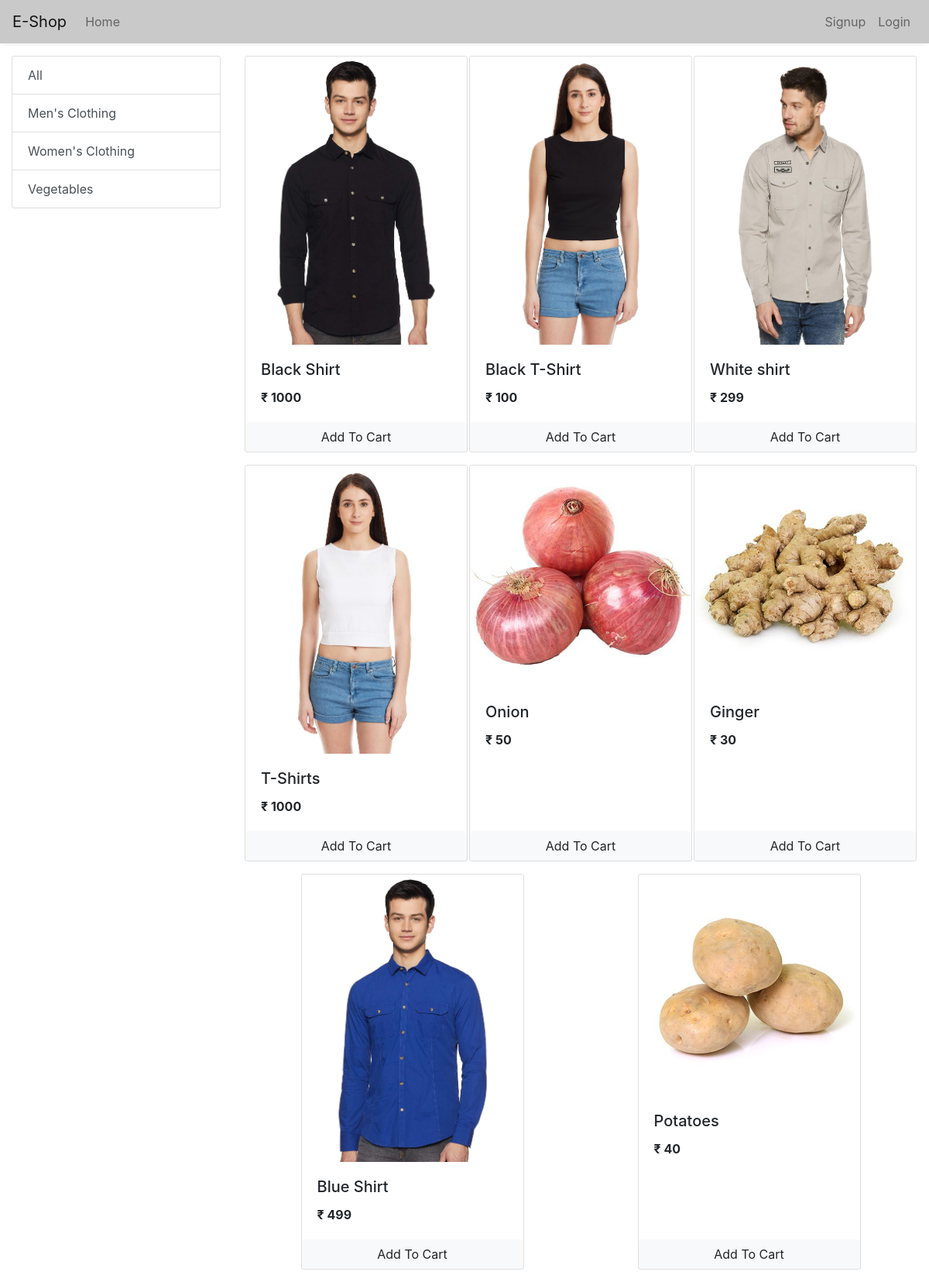
The page / on the database its author committed.
### store/models/category.py (models this page shows, shortened)
class Categories(models.Model):
    name = models.CharField(max_length=50)
    @staticmethod
    def get_all_category():
        return Categories.objects.all()

### store/models/product.py (models this page shows, shortened)
class Product(models.Model):
    name = models.CharField(max_length=50)
    price = models.IntegerField(default=0)
    category = models.ForeignKey(Categories, on_delete=models.CASCADE, default=1)
    desciption = models.CharField(max_length=200, default="", null=True, blank=True)
    image = models.ImageField(upload_to="upload/products/")
    @staticmethod
    def get_all_product():
        return Product.objects.all()

### store/views/home.py (the view, shortened to what this page needs)
# urls.py: 2. Add a URL to urlpatterns:  path('', views.home, name='home')
class home(View):
    def get(self, request):
        cart = request.session.get("cart")
        if not cart:
            request.session["cart"] = {}
        product = None
        category = Categories.get_all_category()
        categotyID = request.GET.get("category")
        if categotyID:
            product = Product.get_all_product_by_category_id(categotyID)
        else:
            product = Product.get_all_product()
        data = {}
        data["products"] = product
        data["category"] = category
        data["cart"] = request.session.get("cart")
        return render(request, "home.html", data)

### store/templatetags/cart.py (called while the page is built)
@register.filter(name='is_in_cart')
def is_in_cart(product,cart):
    keys = cart.keys()
    for id in keys:
        if id.isdigit():
            if int(id) == product.id:
                return True
    return False

### store/templatetags/custom_filter.py (called while the page is built)
@register.filter(name='currency')
def currency(number):
    return "₹ "+str(number)

### store/templates/home.html (shortened to what this page needs)
{%extends 'index.html'%}
{%block body%}
{% load cart %}
{%load custom_filter%}
<div class="container-fluid mt-3">
  <div class="row">
    <div class="col-lg-3 mx-auto">
      <div class="list-group">
        <a href="/" class="list-group-item list-group-item-action">All</a>
        {%for category in category%}
        <a href="/?category={{category.id}}" class="list-group-item list-group-item-action">{{category.name}}</a>
        {% endfor%}
      </div>
    </div>
    <div id='products' class="col-lg-9 mx-auto">
      <div class="row mx-auto">
        {%for product in products%}
        <div class="card mx-auto mb-3" id={{product.id}} style="width: 18rem;">
          <img class="card-img-top" src="{{product.image.url}}" alt="Card image cap">
          <div class="card-body">
            <h5 class="card-title">{{product.name}}</h5>
            <b class="card-text ">{{product.price|currency}}</b>
          </div>
          <div class="cart-footer p-0 ">
            {% if product|is_in_cart:request.session.cart %}
            <div class="row  no-gutters m-0">
              <form action="/#{{product.id}}" method="POST" class="col-2">
                {%csrf_token%}
                <input hidden="text" name="product" value="{{product.id}}">
                <input hidden="text" name="remove" value="True">
                <input type="submit" value=" - " class=" btn btn-block btn-light border-right ">
              </form>
              <div class="text-center col"> {{product|cart_quantity:request.session.cart}} in Cart</div>
              <form action="/#{{product.id}}" method="POST" class="col-2 ">
                {%csrf_token%}
                <input hidden="text" name="product" value="{{product.id}}">
                <input type="submit" value=" + " class="btn btn-block btn-light border-left ">
              </form>
            </div>
            {% else %}
            <form action="/#{{product.id}}" method="POST" class=" btn-block ">
              <input type="submit" class="float-right btn btn-light form-control" value="Add To Cart">
            </form>
            {% endif %}
          </div>
        </div>
        {% endfor%}
      </div>
    </div>
  </div>
</div>
{%endblock body%}

### rows shown on the page
Categories: name "Men's Clothing"
Categories: name "Women's Clothing"
Categories: name "Vegetables"
Product: {{ product.id }} 1 (drawn), image (picture), name "Black Shirt", price "₹ 1000"
Product: image (picture), name "Black T-Shirt", price "₹ 100"
Product: image (picture), name "White shirt", price "₹ 299"
Product: image (picture), name "T-Shirts", price "₹ 1000"
Product: image (picture), name "Onion", price "₹ 50"
Product: image (picture), name "Ginger", price "₹ 30"
Product: image (picture), name "Blue Shirt", price "₹ 499"
Product: image (picture), name "Potatoes", price "₹ 40"
